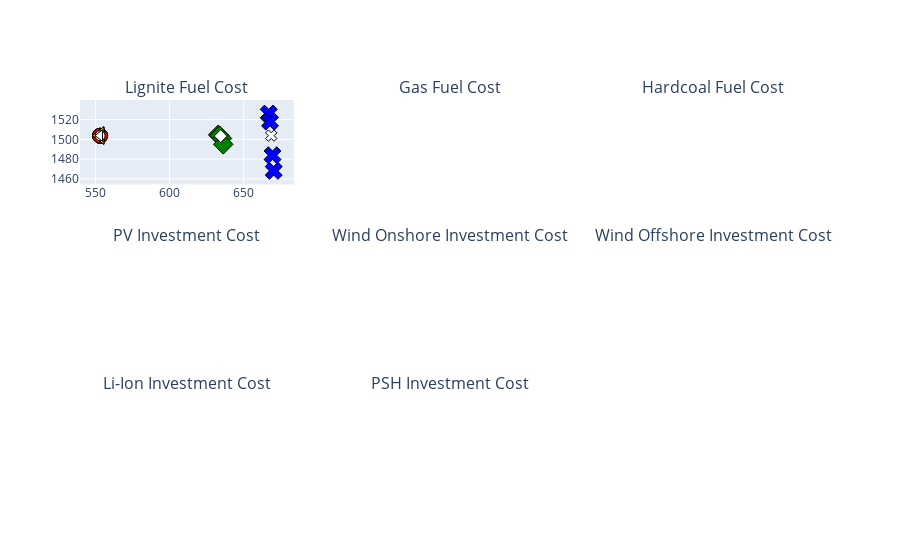

The notebook cell this image was saved under:
### Code cell
symbols
#name1

#symbol1

fig.data = []


symbol1 =[symbols[0],symbols[8],symbols[28],symbols[16]]
marker_color2 = ["white","white","white","white"]
name1 = ['CO\N{SUBSCRIPT TWO} Cap', 'RES Min Quota', 'CO\N{SUBSCRIPT TWO} Tax', 'FIT']
marker_color1 = ["red","green","yellow","blue"]

for i,j,k,l in zip(x1[0],symbol1,name1,marker_color1):
    fig.add_trace(
        go.Scatter(x=i.Total_System_Cost,y=i.Total_CO2_Emissions,
               mode="markers",
               marker_symbol=j,
               marker_line_color="black", marker_color=l,
               marker_line_width=1, marker_size=15,
               #name = k,
               showlegend= False,
               #hovertemplate="name: %{y}%{x}<br>number: %{marker.symbol}<extra></extra>"
                ),
               row=1,col=1
    )

for i,j,k,l in zip(x1[9],symbol1,name1,marker_color2):
    fig.add_trace(
        go.Scatter(x=i.Total_System_Cost,y=i.Total_CO2_Emissions,
               mode="markers",
               marker_symbol=j,
               marker_line_color="black", marker_color = l,
               marker_line_width=1, marker_size=10,
               #name = k,
               showlegend= False,
               #hovertemplate="name: %{y}%{x}<br>number: %{marker.symbol}<extra></extra>"
               ),
               row=1,col=1
    )
    #fig.update_xaxes(title='Lignite')

fig.show()

### Figure 1 — Plotly figure (JSON) as saved in the notebook; plotly's stock layout.template omitted (floating-point values rounded to 4 significant figures)
{"data": [{"marker": {"color": "red", "line": {"color": "black", "width": 1}, "size": 15, "symbol": 0}, "mode": "markers", "showlegend": false, "type": "scatter", "x": [553.1, 553.1, 553.1, 553.1], "xaxis": "x", "y": [1504.0, 1504.0, 1504.0, 1504.0], "yaxis": "y"}, {"marker": {"color": "green", "line": {"color": "black", "width": 1}, "size": 15, "symbol": 2}, "mode": "markers", "showlegend": false, "type": "scatter", "x": [632.8, 633.6, 635.4, 636.2], "xaxis": "x", "y": [1505.0, 1504.0, 1501.0, 1495.0], "yaxis": "y"}, {"marker": {"color": "yellow", "line": {"color": "black", "width": 1}, "size": 15, "symbol": 7}, "mode": "markers", "showlegend": false, "type": "scatter", "x": [553.1, 553.1, 553.1, 553.1], "xaxis": "x", "y": [1504.0, 1504.0, 1504.0, 1504.0], "yaxis": "y"}, {"marker": {"color": "blue", "line": {"color": "black", "width": 1}, "size": 15, "symbol": 4}, "mode": "markers", "showlegend": false, "type": "scatter", "x": [666.9, 667.8, 669.5, 670.3], "xaxis": "x", "y": [1526.0, 1518.0, 1484.0, 1468.0], "yaxis": "y"}, {"marker": {"color": "white", "line": {"color": "black", "width": 1}, "size": 10, "symbol": 0}, "mode": "markers", "showlegend": false, "type": "scatter", "x": [553.1], "xaxis": "x", "y": [1504.0], "yaxis": "y"}, {"marker": {"color": "white", "line": {"color": "black", "width": 1}, "size": 10, "symbol": 2}, "mode": "markers", "showlegend": false, "type": "scatter", "x": [634.5], "xaxis": "x", "y": [1503.0], "yaxis": "y"}, {"marker": {"color": "white", "line": {"color": "black", "width": 1}, "size": 10, "symbol": 7}, "mode": "markers", "showlegend": false, "type": "scatter", "x": [553.1], "xaxis": "x", "y": [1504.0], "yaxis": "y"}, {"marker": {"color": "white", "line": {"color": "black", "width": 1}, "size": 10, "symbol": 4}, "mode": "markers", "showlegend": false, "type": "scatter", "x": [668.6], "xaxis": "x", "y": [1504.0], "yaxis": "y"}], "layout": {"annotations": [{"font": {"size": 16}, "showarrow": false, "text": "Lignite Fuel Cost", "x": 0.1444, "xanchor": "center", "xref": "paper", "y": 1.0, "yanchor": "bottom", "yref": "paper"}, {"font": {"size": 16}, "showarrow": false, "text": "Gas Fuel Cost", "x": 0.5, "xanchor": "center", "xref": "paper", "y": 1.0, "yanchor": "bottom", "yref": "paper"}, {"font": {"size": 16}, "showarrow": false, "text": "Hardcoal Fuel Cost", "x": 0.8556, "xanchor": "center", "xref": "paper", "y": 1.0, "yanchor": "bottom", "yref": "paper"}, {"font": {"size": 16}, "showarrow": false, "text": "PV Investment Cost", "x": 0.1444, "xanchor": "center", "xref": "paper", "y": 0.6111, "yanchor": "bottom", "yref": "paper"}, {"font": {"size": 16}, "showarrow": false, "text": "Wind Onshore Investment Cost", "x": 0.5, "xanchor": "center", "xref": "paper", "y": 0.6111, "yanchor": "bottom", "yref": "paper"}, {"font": {"size": 16}, "showarrow": false, "text": "Wind Offshore Investment Cost", "x": 0.8556, "xanchor": "center", "xref": "paper", "y": 0.6111, "yanchor": "bottom", "yref": "paper"}, {"font": {"size": 16}, "showarrow": false, "text": "Li-Ion Investment Cost", "x": 0.1444, "xanchor": "center", "xref": "paper", "y": 0.2222, "yanchor": "bottom", "yref": "paper"}, {"font": {"size": 16}, "showarrow": false, "text": "PSH Investment Cost", "x": 0.5, "xanchor": "center", "xref": "paper", "y": 0.2222, "yanchor": "bottom", "yref": "paper"}], "xaxis": {"anchor": "y", "domain": [0.0, 0.2889]}, "xaxis2": {"anchor": "y2", "domain": [0.3556, 0.6444]}, "xaxis3": {"anchor": "y3", "domain": [0.7111, 1.0]}, "xaxis4": {"anchor": "y4", "domain": [0.0, 0.2889]}, "xaxis5": {"anchor": "y5", "domain": [0.3556, 0.6444]}, "xaxis6": {"anchor": "y6", "domain": [0.7111, 1.0]}, "xaxis7": {"anchor": "y7", "domain": [0.0, 0.2889]}, "xaxis8": {"anchor": "y8", "domain": [0.3556, 0.6444]}, "xaxis9": {"anchor": "y9", "domain": [0.7111, 1.0]}, "yaxis": {"anchor": "x", "domain": [0.7778, 1.0]}, "yaxis2": {"anchor": "x2", "domain": [0.7778, 1.0]}, "yaxis3": {"anchor": "x3", "domain": [0.7778, 1.0]}, "yaxis4": {"anchor": "x4", "domain": [0.3889, 0.6111]}, "yaxis5": {"anchor": "x5", "domain": [0.3889, 0.6111]}, "yaxis6": {"anchor": "x6", "domain": [0.3889, 0.6111]}, "yaxis7": {"anchor": "x7", "domain": [0.0, 0.2222]}, "yaxis8": {"anchor": "x8", "domain": [0.0, 0.2222]}, "yaxis9": {"anchor": "x9", "domain": [0.0, 0.2222]}}}
